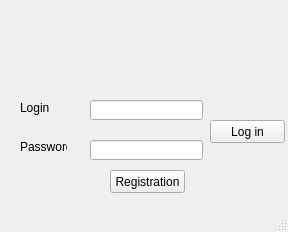
<?xml version="1.0" encoding="UTF-8"?>
<ui version="4.0">
 <class>MainWindow</class>
 <widget class="QMainWindow" name="MainWindow">
  <property name="geometry">
   <rect>
    <x>0</x>
    <y>0</y>
    <width>288</width>
    <height>232</height>
   </rect>
  </property>
  <property name="windowTitle">
   <string>Окно логина</string>
  </property>
  <widget class="QWidget" name="centralwidget">
   <widget class="QLineEdit" name="login">
    <property name="geometry">
     <rect>
      <x>90</x>
      <y>100</y>
      <width>113</width>
      <height>20</height>
     </rect>
    </property>
   </widget>
   <widget class="QLineEdit" name="password">
    <property name="geometry">
     <rect>
      <x>90</x>
      <y>140</y>
      <width>113</width>
      <height>20</height>
     </rect>
    </property>
   </widget>
   <widget class="QPushButton" name="push_enter">
    <property name="geometry">
     <rect>
      <x>210</x>
      <y>120</y>
      <width>75</width>
      <height>23</height>
     </rect>
    </property>
    <property name="text">
     <string>Log in</string>
    </property>
   </widget>
   <widget class="QLabel" name="label">
    <property name="geometry">
     <rect>
      <x>20</x>
      <y>100</y>
      <width>47</width>
      <height>16</height>
     </rect>
    </property>
    <property name="text">
     <string>Login</string>
    </property>
   </widget>
   <widget class="QLabel" name="label_2">
    <property name="geometry">
     <rect>
      <x>20</x>
      <y>140</y>
      <width>47</width>
      <height>13</height>
     </rect>
    </property>
    <property name="text">
     <string>Password</string>
    </property>
   </widget>
   <widget class="QPushButton" name="pushButton">
    <property name="geometry">
     <rect>
      <x>110</x>
      <y>170</y>
      <width>75</width>
      <height>23</height>
     </rect>
    </property>
    <property name="text">
     <string>Registration</string>
    </property>
   </widget>
  </widget>
  <widget class="QStatusBar" name="statusbar"/>
 </widget>
 <resources/>
 <connections/>
</ui>
